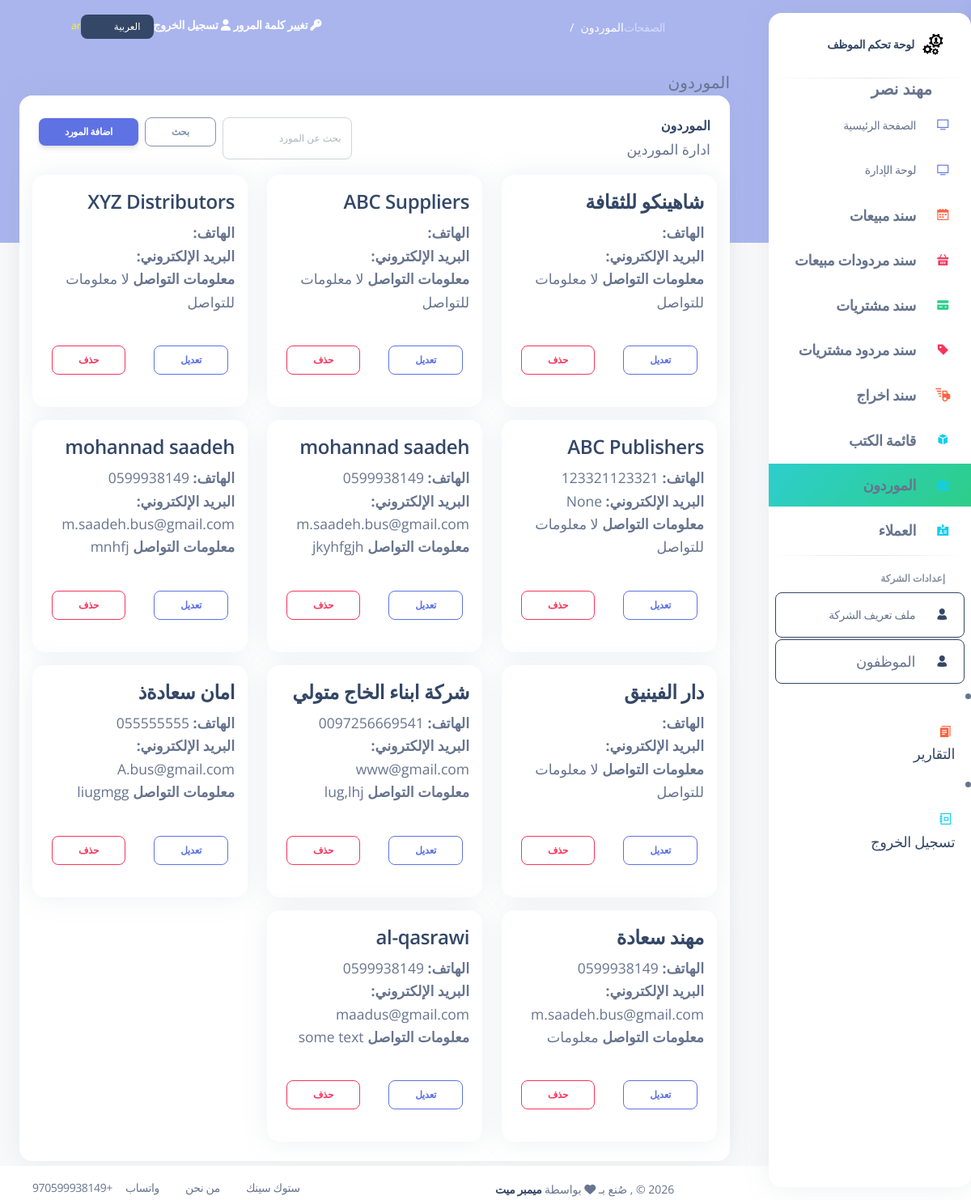
The page /suppliers (signed in) on the database its author committed.
### my_app/models.py (models this page shows, shortened)
class Employee(models.Model):
    first_name = models.CharField(max_length=255)
    last_name = models.CharField(max_length=255)
    email = models.EmailField(max_length=255)
    DOB = models.DateField()
    password = models.CharField(max_length=255)
    confirm_password = models.CharField(max_length=255)
    is_active = models.BooleanField(default=False)
    created_at = models.DateTimeField(auto_now_add=True)
    updated_at = models.DateTimeField(auto_now=True)
    objects = EmployeeManager()

class Supplier(models.Model):
    name = models.CharField(max_length=255)
    phone = models.CharField(max_length=20 , null=True )
    email = models.EmailField(max_length=255, null=True )
    contact_info = models.TextField(null=True) # address, notes, etc.
    created_at = models.DateTimeField(auto_now_add=True)
    updated_at = models.DateTimeField(auto_now=True)

### my_app/views.py (the view, shortened to what this page needs)
# urls.py: path('suppliers', views.display_suppliers, name='suppliers_list'),
def display_suppliers(request):
    if 'employee_id' not in request.session:
        return redirect('/index')
    q = request.GET.get('q', '').strip()
    suppliers_qs = models.Supplier.objects.all()
    suppliers_qs = suppliers_qs.order_by('-created_at')
    page_number = request.GET.get('page')
    paginator = Paginator(suppliers_qs, 12)
    suppliers_page = paginator.get_page(page_number)
    context = {
        'suppliers': suppliers_page,
        'employee': models.get_employee_by_id(request.session['employee_id']),
        'suppliers_paginator': paginator,
    }
    return render(request, 'suppliers.html', context)

### my_app/models.py (called while the page is built)
def get_employee_by_id(id):
    return Employee.objects.get(id=id)

### my_app/templates/suppliers.html (shortened to what this page needs)
{% extends 'layouts/base.html' %}
{% load i18n %}
{% block content %}
{% block page_name %}{% trans "Suppliers" %}{% endblock %}
<div class="row">
  <div class="col-12">
    <div class="card mb-4">
      <div class="card-header d-flex align-items-center justify-content-between pb-0">
        <div>
          <h6 class="mb-0">{% trans "Suppliers" %}</h6>
          <small class="text-muted">{% trans "Manage your suppliers" %}</small>
        </div>
        <div class="d-flex gap-2 align-items-center">
          <form method="get" action="" class="d-flex" role="search">
            <input name="q" class="form-control form-control-sm" type="search" placeholder="{% trans "Search suppliers" %}" aria-label="{% trans "Search" %}" value="{{ request.GET.q }}">
            <button class="btn btn-sm btn-outline-secondary ms-2" type="submit">{% trans "Search" %}</button>
          </form>
          <button class="btn btn-sm btn-primary" data-bs-toggle="modal" data-bs-target="#addSupplierModal">{% trans "Add Supplier" %}</button>
        </div>
      </div>
      <div class="card-body px-3 pt-3 pb-2">
        <div class="row">
          {% if suppliers %}
            {% for sup in suppliers %}
            <div class="col-md-4 col-sm-6 mb-3">
              <div class="card h-100">
                <div class="card-body">
                  <h4 class="card-title"><a href="/suppliers/{{ sup.id }}/">{{ sup.name }}</a></h4>
                  <p class="card-text small text-muted">
                    <strong>{% trans "Phone:" %}</strong> {{ sup.phone }}<br />
                    <strong>{% trans "Email:" %}</strong> {{ sup.email }}<br />
                    <strong>{% trans "Contact Info:" %}</strong> {{ sup.contact_info|default:_('No contact info') }}
                  </p>
                </div>
                <div class="card-footer d-flex justify-content-between">
                  <a href="/suppliers/{{ sup.id }}/edit" class="btn btn-sm btn-outline-primary">{% trans "Edit" %}</a>
                  <form method="post" action="/suppliers/{{ sup.id }}/delete" onsubmit="return confirm('{% trans "Are you sure you want to delete this supplier?" %}');">
                    <button type="submit" class="btn btn-sm btn-outline-danger">{% trans "Delete" %}</button>
                  </form>
                </div>
              </div>
            </div>
            {% endfor %}
          {% else %}
            <div class="col-12">
              <div class="alert alert-info">{% trans "No suppliers found." %}</div>
            </div>
          {% endif %}
        </div>
      </div>
    </div>
  </div>
</div>
{% endblock content %}

### my_app/templates/includes/aside.html (shortened to what this page needs)
{% load static %}
{% load i18n %}
<aside class="sidenav bg-white navbar navbar-vertical navbar-expand-xs border-0 border-radius-xl my-3 {% if LANGUAGE_CODE == 'ar' %}fixed-end me-4{% else %}fixed-start ms-4{% endif %}" id="sidenav-main">
    <div class="sidenav-header">
        <a class="navbar-brand m-0" target="_blank">
        <img src="{% static 'img/logo.PNG' %}" class="navbar-brand-img h-100" alt="main_logo">
    <span class="ms-1 font-weight-bold">{% trans "Employee Dashboard" %}</span>
        </a>
        <hr class="horizontal dark mt-0">
    </div>
            <span class="nav-link-text ms-5">
                <b class="message_success" >{{employee.first_name}} {{employee.last_name}}</b>
            </span>
                <div id="sidenav-scrollbar">
        <ul class="navbar-nav" style="padding-right: 0">
        <li class="nav-item {% if request.path == '/index'   %} bg-gradient-success {% endif %}">
            <a class="nav-link " href="/index">
            <div class="icon icon-shape icon-sm border-radius-md text-center me-2 d-flex align-items-center justify-content-center">
                <i class="ni ni-tv-2 text-primary text-sm opacity-10"></i>
            </div>
            <span class="nav-link-text ms-1">{% trans "Main Page" %}</span>
            </a>
        </li>
        <li class="nav-item {% if request.path == '/index_dashboard'   %} bg-gradient-success {% endif %}">
            <a class="nav-link " href="/index_dashboard">
            <div class="icon icon-shape icon-sm border-radius-md text-center me-2 d-flex align-items-center justify-content-center">
                <i class="ni ni-tv-2 text-primary text-sm opacity-10"></i>
            </div>
            <span class="nav-link-text ms-1">{% trans "Dashboard Manage" %}</span>
            </a>
        </li>
        <li class="nav-item {% if request.path == '/sales' or 'view_sale_order' in request.path %} bg-gradient-success {% endif %}">
            <a class="nav-link " href="/sales">
            <div class="icon icon-shape icon-sm border-radius-md text-center me-2 d-flex align-items-center justify-content-center">
                <i class="ni ni-calendar-grid-58 text-warning text-sm opacity-10"></i>
            </div>
            <span class="nav-link-text ms-1" style="font-size:18px !important;"> <strong>{% trans "Sales Orders" %}</strong></span>
            </a>
        </li>
                <li class="nav-item {% if request.path == '/return_sales' or 'view_return_sale' in request.path  %} bg-gradient-success {% endif %}">
            <a class="nav-link " href="/return_sales">
            <div class="icon icon-shape icon-sm border-radius-md text-center me-2 d-flex align-items-center justify-content-center">
                <i class="ni ni-basket text-danger text-sm opacity-10"></i>
            </div>
            <span class="nav-link-text ms-1" style="font-size:18px !important;"><strong>{% trans "Return Sales" %}</strong></span>
            </a>
        </li>
        <li class="nav-item {% if request.path == '/purchases' or 'view_purchase_invoice' in request.path  %} bg-gradient-success {% endif %}">
            <a class="nav-link " href="/purchases">
            <div class="icon icon-shape icon-sm border-radius-md text-center me-2 d-flex align-items-center justify-content-center">
                <i class="ni ni-credit-card text-success text-sm opacity-10"></i>
            </div>
            <span class="nav-link-text ms-1" style="font-size:18px !important;"><strong>{% trans "Purchase Invoices" %}</strong></span>
            </a>
        </li>
        <li class="nav-item {% if request.path == '/return_purchases' or 'view_return_invoice' in request.path  %} bg-gradient-success {% endif %}">
            <a class="nav-link " href="/return_purchases">
            <div class="icon icon-shape icon-sm border-radius-md text-center me-2 d-flex align-items-center justify-content-center">
                <i class="ni ni-tag text-danger text-sm opacity-10"></i>
            </div>
            <span class="nav-link-text ms-1" style="font-size:18px !important;"><strong>{% trans "Return Purchases" %}</strong></span>
            </a>
        </li>
        <li class="nav-item {% if request.path == '/stock_out_voucher' or 'view_stock_out' in request.path %} bg-gradient-success {% endif %}">
            <a class="nav-link" href="/stock_out_voucher">
            <div class="icon icon-shape icon-sm border-radius-md text-center me-2 d-flex align-items-center justify-content-center">
                <i class="ni ni-delivery-fast text-warning text-lg opacity-10"></i>
            </div>
            <span class="nav-link-text ms-1" style="font-size:18px !important;"><strong>{% trans "Stock Out Voucher" %}</strong></span>
            </a>
        </li>
        <li class="nav-item {% if request.path == '/products/' or 'products' in request.path %} bg-gradient-success {% endif %}">
            <a class="nav-link " href="/products">
            <div class="icon icon-shape icon-sm border-radius-md text-center me-2 d-flex align-items-center justify-content-center">
                <i class="ni ni-app text-info text-sm opacity-10"></i>
            </div>
            <span class="nav-link-text ms-1" style="font-size:18px !important;"> <strong>{% trans "Product List" %}</strong></span>
            </a>
        </li>
        <li class="nav-item {% if request.path == '/suppliers' %} bg-gradient-success {% endif %}">
            <a class="nav-link " href="/suppliers">
            <div class="icon icon-shape icon-sm border-radius-md text-center me-2 d-flex align-items-center justify-content-center">
                <i class="ni ni-badge text-info text-sm opacity-10"></i>
            </div>
            <span class="nav-link-text ms-1" style="font-size:18px !important;"> <strong>{% trans "Suppliers" %}</strong></span>
            </a>
        </li>
        <li class="nav-item {% if request.path == '/customers' %} bg-gradient-success {% endif %}">
            <a class="nav-link " href="/customers">
            <div class="icon icon-shape icon-sm border-radius-md text-center me-2 d-flex align-items-center justify-content-center">
                <i class="ni ni-badge text-info text-sm opacity-10"></i>
            </div>
            <span class="nav-link-text ms-1" style="font-size:18px !important;"> <strong>{% trans "Customers" %}</strong></span>
            </a>
        </li>
        <hr class="horizontal dark my-1">
         <li class="nav-item mt-3">
            <h6 class="ps-4 ms-2 text-uppercase text-xs font-weight-bolder opacity-6">{% trans "Company Settings" %}</h6>
        </li>
        <li class="nav-item">
            <a class="nav-link btn btn-outline-dark {% if request.path == '/company_profile'   %} active me-2 {% endif %} " href="/company_profile">
            <div class="icon icon-shape icon-sm border-radius-md text-center me-2 d-flex align-items-center justify-content-center">
                <i class="ni ni-single-02 text-dark text-sm opacity-10"></i>
            </div>
            <span class="nav-link-text ms-1">{% trans "Company Profile" %}</span>
            </a>
        </li>
        <li class="nav-item">
            <a class="nav-link btn btn-outline-dark  {% if request.path == '/employees'   %} active me-2 {% endif %}" href="/employees">
            <div class="icon icon-shape icon-sm border-radius-md text-center me-2 d-flex align-items-center justify-content-center">
                <i class="ni ni-single-02 text-dark text-sm opacity-10"></i>
            </div>
            <span class="nav-link-text ms-1" style="font-size:18px !important;">{% trans "Employees" %}</span>
            </a>
        </li>
            </ul>
            </div>
        <li class="nav-item {% if request.path == '/employee_reports'   %} bg-gradient-success {% endif %}">
            <a class="nav-link " href="/employee_reports">
            <div class="icon icon-shape icon-sm border-radius-md text-center me-2 d-flex align-items-center justify-content-center">
                <i class="ni ni-single-copy-04 text-warning text-sm opacity-10"></i>
            </div>
            <span class="nav-link-text ms-1" style="font-size:18px !important;">{% trans "Reports" %}</span>
            </a>
        </li>
        <li class="nav-item">
            <a class="nav-link " href="/emp_logout">
            <div class="icon icon-shape icon-sm border-radius-md text-center me-2 d-flex align-items-center justify-content-center">
                <i class="ni ni-collection text-info text-sm opacity-10"></i>
            </div>
            <span class="nav-link-text ms-1" style="font-size:18px !important;">{% trans "Logout" %}</span>
            </a>
        </li>
</aside>

### static/css/nucleo-svg.css (style rules this page uses)
.icon { display: inline-block; color: #111111; height: 1em; width: 1em; }
.icon-sm { height: 0.8em; width: 0.8em; }
.icon { fill: currentColor; stroke: none; }

### my_app/templates/layouts/base.html (style rules this page uses)
.sidenav { left: auto !important; right: 0; }
.navbar-vertical .navbar-nav .nav-link .icon { padding-right: 0; margin-left: 0.0rem; margin-right: 0; }
.ms-1 { margin-right: 0.25rem !important; margin-left: 0 !important; }
.ms-2 { margin-right: 0.5rem !important; margin-left: 0 !important; }
.ms-5 { margin-right: 3rem !important; margin-left: 0 !important; }
.me-2 { margin-left: 0.5rem !important; margin-right: 0 !important; }
.me-4 { margin-left: 1.5rem !important; margin-right: 0 !important; }
.ps-4 { padding-right: 1.5rem !important; padding-left: 0 !important; }
body { text-align: right; direction: rtl; }

### rows shown on the page
Employee: first_name "مهند", last_name "نصر"
Supplier: name "شاهينكو للثقافة", contact_info "لا معلومات للتواصل"
Supplier: name "ABC Suppliers", contact_info "لا معلومات للتواصل"
Supplier: name "XYZ Distributors", contact_info "لا معلومات للتواصل"
Supplier: name "ABC Publishers", phone "123321123321", email "None", contact_info "لا معلومات للتواصل"
Supplier: name "mohannad saadeh", phone "0599938149", email "m.saadeh.bus@gmail.com", contact_info "jkyhfgjh"
Supplier: name "mohannad saadeh", phone "0599938149", email "m.saadeh.bus@gmail.com", contact_info "mnhfj"
Supplier: name "دار الفينيق", contact_info "لا معلومات للتواصل"
Supplier: name "شركة ابناء الخاج متولي", phone "0097256669541", email "www@gmail.com", contact_info "lug,lhj"
Supplier: name "امان سعادةذ", phone "055555555", email "A.bus@gmail.com", contact_info "liugmgg"
Supplier: name "مهند سعادة", phone "0599938149", email "m.saadeh.bus@gmail.com", contact_info "معلومات"
Supplier: name "al-qasrawi", phone "0599938149", email "maadus@gmail.com", contact_info "some text"

### other values the page prints
{{ LANGUAGE_CODE }} "ar"
